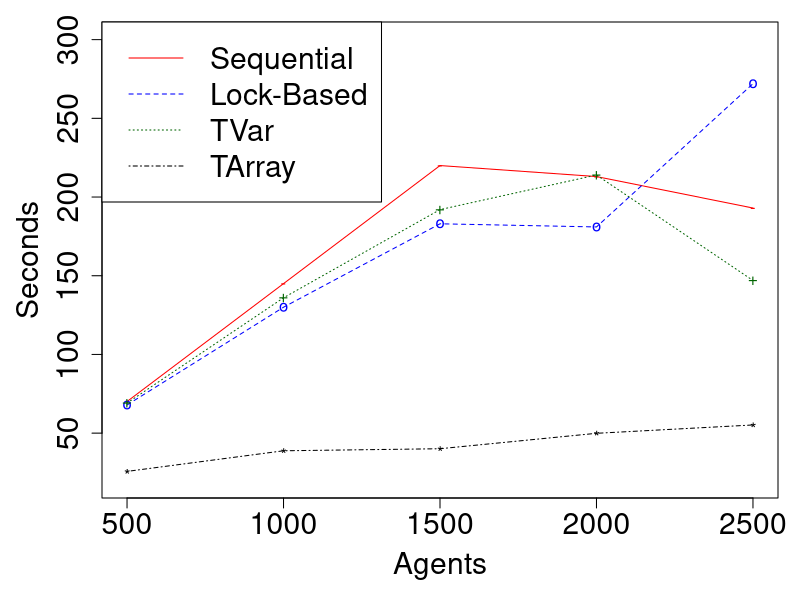

Write R code to recreate this figure.
png("sugarscape_varyingagents_constcores.png", width = 700, height = 700)
par(mar=c(5,5,1,1)+.1)

agents   <- c(500,1000,1500,2000,2500)
seq     <- c(70.1, 145.0, 220.0, 213.0, 193.0)
lb      <- c(67.9, 130.0, 183.0, 181.0, 272.0)
tvar    <- c(69.1, 136.0, 192.0, 214.0, 147.0)
tarray  <- c(25.7, 38.8, 40.1, 49.9, 55.2)

#dev.new(width = 500, height = 500, unit = "px")
plot(agents, seq, type="o", col="red", pch="-", lty=1,
     xlab = "Agents", 
     ylab = "Seconds",
     ylim=c(20, 300),
     cex.lab=1.8, cex.axis=1.8, cex.main=1.8, cex.sub=1.8)

points(agents, lb, col="blue", pch="o")
lines(agents, lb, col="blue",lty=2)

points(agents, tvar, col="dark green",pch="+")
lines(agents, tvar, col="dark green", lty=3)

points(agents, tarray, col="black",pch="*")
lines(agents, tarray, col="black", lty=4)

legend("topleft", 
      legend=c("Sequential", "Lock-Based", "TVar", "TArray"), 
      col=c("red", "blue", "dark green", "black"),
      lty=c(1,2,3,4),
      xpd=TRUE,
      cex = 1.8)

# 3. Close the file
dev.off()
